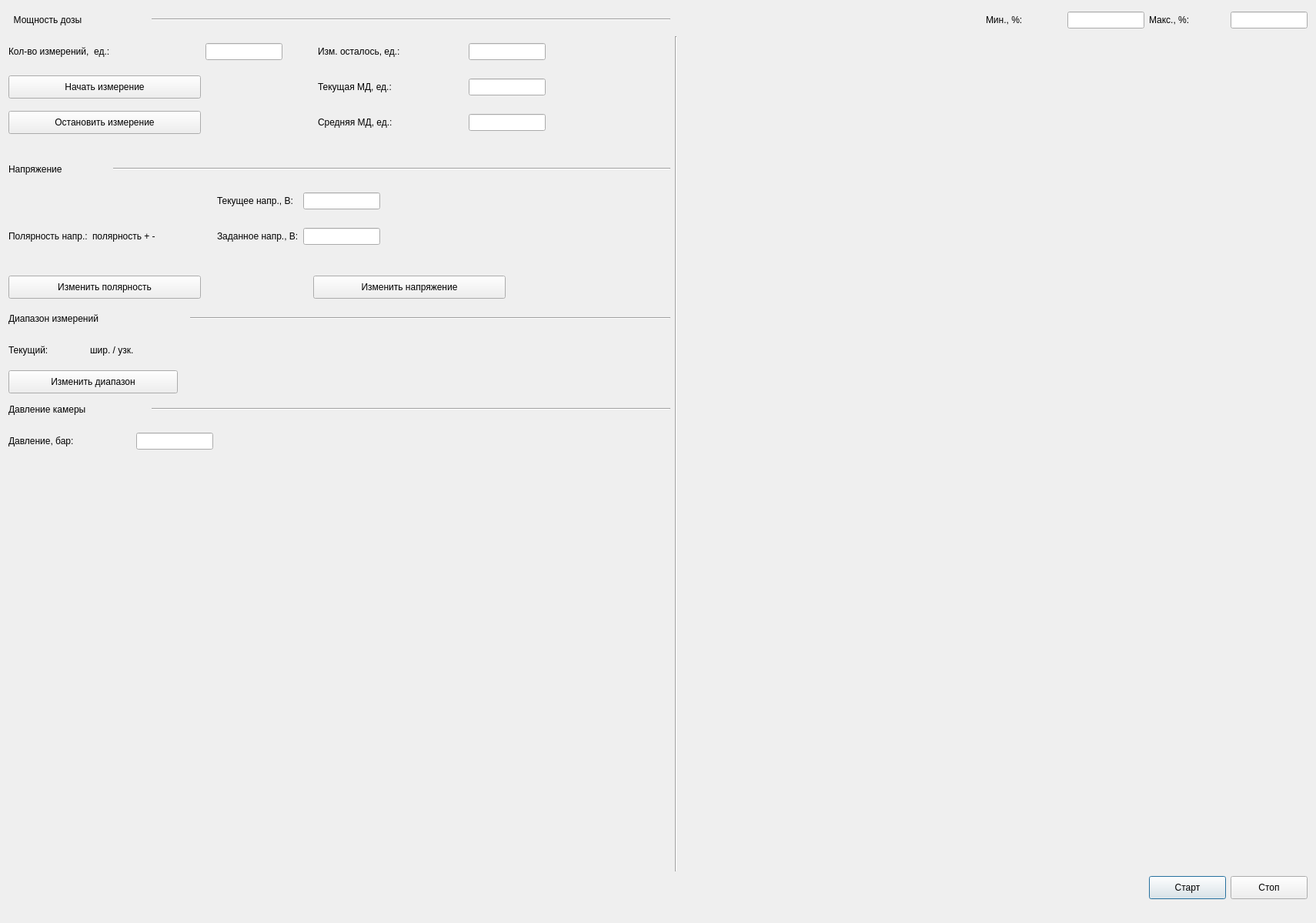
<?xml version="1.0" encoding="UTF-8"?>
<ui version="4.0">
 <class>ChamberWindow</class>
 <widget class="QDialog" name="ChamberWindow">
  <property name="geometry">
   <rect>
    <x>0</x>
    <y>0</y>
    <width>1710</width>
    <height>1199</height>
   </rect>
  </property>
  <property name="windowTitle">
   <string>Dialog</string>
  </property>
  <layout class="QGridLayout" name="gridLayout_2">
   <item row="1" column="2">
    <spacer name="horizontalSpacer_6">
     <property name="orientation">
      <enum>Qt::Horizontal</enum>
     </property>
     <property name="sizeType">
      <enum>QSizePolicy::Expanding</enum>
     </property>
     <property name="sizeHint" stdset="0">
      <size>
       <width>807</width>
       <height>20</height>
      </size>
     </property>
    </spacer>
   </item>
   <item row="0" column="2">
    <layout class="QVBoxLayout" name="verticalLayout_5">
     <item>
      <layout class="QHBoxLayout" name="horizontalLayout_11">
       <item>
        <spacer name="horizontalSpacer_10">
         <property name="orientation">
          <enum>Qt::Horizontal</enum>
         </property>
         <property name="sizeHint" stdset="0">
          <size>
           <width>40</width>
           <height>20</height>
          </size>
         </property>
        </spacer>
       </item>
       <item>
        <widget class="QLabel" name="label">
         <property name="sizePolicy">
          <sizepolicy hsizetype="Fixed" vsizetype="Minimum">
           <horstretch>0</horstretch>
           <verstretch>0</verstretch>
          </sizepolicy>
         </property>
         <property name="minimumSize">
          <size>
           <width>100</width>
           <height>30</height>
          </size>
         </property>
         <property name="maximumSize">
          <size>
           <width>100</width>
           <height>30</height>
          </size>
         </property>
         <property name="text">
          <string>Мин., %:</string>
         </property>
        </widget>
       </item>
       <item>
        <widget class="QLineEdit" name="lineEdit">
         <property name="sizePolicy">
          <sizepolicy hsizetype="Fixed" vsizetype="Fixed">
           <horstretch>0</horstretch>
           <verstretch>0</verstretch>
          </sizepolicy>
         </property>
         <property name="minimumSize">
          <size>
           <width>100</width>
           <height>0</height>
          </size>
         </property>
         <property name="maximumSize">
          <size>
           <width>100</width>
           <height>16777215</height>
          </size>
         </property>
        </widget>
       </item>
       <item>
        <widget class="QLabel" name="label_2">
         <property name="sizePolicy">
          <sizepolicy hsizetype="Fixed" vsizetype="Minimum">
           <horstretch>0</horstretch>
           <verstretch>0</verstretch>
          </sizepolicy>
         </property>
         <property name="minimumSize">
          <size>
           <width>100</width>
           <height>30</height>
          </size>
         </property>
         <property name="maximumSize">
          <size>
           <width>100</width>
           <height>30</height>
          </size>
         </property>
         <property name="text">
          <string>Макс., %:</string>
         </property>
        </widget>
       </item>
       <item>
        <widget class="QLineEdit" name="lineEdit_2">
         <property name="sizePolicy">
          <sizepolicy hsizetype="Fixed" vsizetype="Fixed">
           <horstretch>0</horstretch>
           <verstretch>0</verstretch>
          </sizepolicy>
         </property>
         <property name="minimumSize">
          <size>
           <width>100</width>
           <height>0</height>
          </size>
         </property>
         <property name="maximumSize">
          <size>
           <width>100</width>
           <height>16777215</height>
          </size>
         </property>
        </widget>
       </item>
      </layout>
     </item>
     <item>
      <layout class="QHBoxLayout" name="horizontalLayout_12">
       <item>
        <widget class="Line" name="line">
         <property name="orientation">
          <enum>Qt::Vertical</enum>
         </property>
        </widget>
       </item>
       <item>
        <spacer name="verticalSpacer_8">
         <property name="orientation">
          <enum>Qt::Vertical</enum>
         </property>
         <property name="sizeType">
          <enum>QSizePolicy::Minimum</enum>
         </property>
         <property name="sizeHint" stdset="0">
          <size>
           <width>20</width>
           <height>300</height>
          </size>
         </property>
        </spacer>
       </item>
       <item>
        <widget class="QWidget" name="widget" native="true">
         <property name="sizePolicy">
          <sizepolicy hsizetype="Expanding" vsizetype="Expanding">
           <horstretch>0</horstretch>
           <verstretch>0</verstretch>
          </sizepolicy>
         </property>
        </widget>
       </item>
      </layout>
     </item>
     <item>
      <layout class="QHBoxLayout" name="horizontalLayout_10">
       <item>
        <spacer name="horizontalSpacer_9">
         <property name="orientation">
          <enum>Qt::Horizontal</enum>
         </property>
         <property name="sizeType">
          <enum>QSizePolicy::Expanding</enum>
         </property>
         <property name="sizeHint" stdset="0">
          <size>
           <width>400</width>
           <height>20</height>
          </size>
         </property>
        </spacer>
       </item>
       <item>
        <widget class="QPushButton" name="pushButton_2">
         <property name="minimumSize">
          <size>
           <width>100</width>
           <height>30</height>
          </size>
         </property>
         <property name="maximumSize">
          <size>
           <width>100</width>
           <height>30</height>
          </size>
         </property>
         <property name="text">
          <string>Старт</string>
         </property>
        </widget>
       </item>
       <item>
        <widget class="QPushButton" name="pushButton">
         <property name="sizePolicy">
          <sizepolicy hsizetype="Minimum" vsizetype="Fixed">
           <horstretch>100</horstretch>
           <verstretch>0</verstretch>
          </sizepolicy>
         </property>
         <property name="minimumSize">
          <size>
           <width>0</width>
           <height>30</height>
          </size>
         </property>
         <property name="maximumSize">
          <size>
           <width>100</width>
           <height>30</height>
          </size>
         </property>
         <property name="text">
          <string>Стоп</string>
         </property>
        </widget>
       </item>
      </layout>
     </item>
    </layout>
   </item>
   <item row="1" column="0">
    <spacer name="horizontalSpacer_11">
     <property name="orientation">
      <enum>Qt::Horizontal</enum>
     </property>
     <property name="sizeType">
      <enum>QSizePolicy::Preferred</enum>
     </property>
     <property name="sizeHint" stdset="0">
      <size>
       <width>860</width>
       <height>20</height>
      </size>
     </property>
    </spacer>
   </item>
   <item row="0" column="0">
    <layout class="QVBoxLayout" name="verticalLayout_6">
     <item>
      <layout class="QVBoxLayout" name="verticalLayout">
       <item>
        <layout class="QHBoxLayout" name="horizontalLayout">
         <item>
          <widget class="QLabel" name="label_3">
           <property name="sizePolicy">
            <sizepolicy hsizetype="Preferred" vsizetype="Fixed">
             <horstretch>100</horstretch>
             <verstretch>0</verstretch>
            </sizepolicy>
           </property>
           <property name="minimumSize">
            <size>
             <width>180</width>
             <height>30</height>
            </size>
           </property>
           <property name="maximumSize">
            <size>
             <width>180</width>
             <height>30</height>
            </size>
           </property>
           <property name="text">
            <string>  Мощность дозы</string>
           </property>
          </widget>
         </item>
         <item>
          <widget class="Line" name="line_2">
           <property name="orientation">
            <enum>Qt::Horizontal</enum>
           </property>
          </widget>
         </item>
        </layout>
       </item>
       <item>
        <layout class="QGridLayout" name="gridLayout">
         <item row="0" column="4">
          <spacer name="horizontalSpacer_5">
           <property name="orientation">
            <enum>Qt::Vertical</enum>
           </property>
           <property name="sizeType">
            <enum>QSizePolicy::Fixed</enum>
           </property>
           <property name="sizeHint" stdset="0">
            <size>
             <width>20</width>
             <height>40</height>
            </size>
           </property>
          </spacer>
         </item>
         <item row="0" column="2">
          <widget class="QLineEdit" name="lineEdit_6">
           <property name="sizePolicy">
            <sizepolicy hsizetype="Fixed" vsizetype="Fixed">
             <horstretch>100</horstretch>
             <verstretch>0</verstretch>
            </sizepolicy>
           </property>
           <property name="minimumSize">
            <size>
             <width>100</width>
             <height>0</height>
            </size>
           </property>
           <property name="maximumSize">
            <size>
             <width>100</width>
             <height>16777215</height>
            </size>
           </property>
          </widget>
         </item>
         <item row="1" column="1">
          <widget class="QPushButton" name="pushButton_3">
           <property name="sizePolicy">
            <sizepolicy hsizetype="Minimum" vsizetype="Fixed">
             <horstretch>100</horstretch>
             <verstretch>0</verstretch>
            </sizepolicy>
           </property>
           <property name="minimumSize">
            <size>
             <width>250</width>
             <height>0</height>
            </size>
           </property>
           <property name="maximumSize">
            <size>
             <width>190</width>
             <height>30</height>
            </size>
           </property>
           <property name="text">
            <string>Начать измерение</string>
           </property>
          </widget>
         </item>
         <item row="2" column="5">
          <widget class="QLabel" name="label_7">
           <property name="sizePolicy">
            <sizepolicy hsizetype="Fixed" vsizetype="Minimum">
             <horstretch>100</horstretch>
             <verstretch>0</verstretch>
            </sizepolicy>
           </property>
           <property name="minimumSize">
            <size>
             <width>100</width>
             <height>0</height>
            </size>
           </property>
           <property name="text">
            <string>Средняя МД, ед.:</string>
           </property>
          </widget>
         </item>
         <item row="2" column="1">
          <widget class="QPushButton" name="pushButton_4">
           <property name="sizePolicy">
            <sizepolicy hsizetype="Minimum" vsizetype="Fixed">
             <horstretch>0</horstretch>
             <verstretch>0</verstretch>
            </sizepolicy>
           </property>
           <property name="minimumSize">
            <size>
             <width>250</width>
             <height>30</height>
            </size>
           </property>
           <property name="maximumSize">
            <size>
             <width>190</width>
             <height>30</height>
            </size>
           </property>
           <property name="text">
            <string>Остановить измерение</string>
           </property>
          </widget>
         </item>
         <item row="1" column="4">
          <spacer name="horizontalSpacer">
           <property name="orientation">
            <enum>Qt::Vertical</enum>
           </property>
           <property name="sizeType">
            <enum>QSizePolicy::Fixed</enum>
           </property>
           <property name="sizeHint" stdset="0">
            <size>
             <width>20</width>
             <height>40</height>
            </size>
           </property>
          </spacer>
         </item>
         <item row="2" column="4">
          <spacer name="horizontalSpacer_4">
           <property name="orientation">
            <enum>Qt::Vertical</enum>
           </property>
           <property name="sizeType">
            <enum>QSizePolicy::Fixed</enum>
           </property>
           <property name="sizeHint" stdset="0">
            <size>
             <width>20</width>
             <height>40</height>
            </size>
           </property>
          </spacer>
         </item>
         <item row="1" column="5">
          <widget class="QLabel" name="label_6">
           <property name="sizePolicy">
            <sizepolicy hsizetype="Fixed" vsizetype="Minimum">
             <horstretch>100</horstretch>
             <verstretch>0</verstretch>
            </sizepolicy>
           </property>
           <property name="minimumSize">
            <size>
             <width>100</width>
             <height>0</height>
            </size>
           </property>
           <property name="text">
            <string>Текущая МД, ед.:</string>
           </property>
          </widget>
         </item>
         <item row="0" column="5">
          <widget class="QLabel" name="label_8">
           <property name="sizePolicy">
            <sizepolicy hsizetype="Fixed" vsizetype="Minimum">
             <horstretch>100</horstretch>
             <verstretch>0</verstretch>
            </sizepolicy>
           </property>
           <property name="minimumSize">
            <size>
             <width>190</width>
             <height>0</height>
            </size>
           </property>
           <property name="maximumSize">
            <size>
             <width>130</width>
             <height>16777215</height>
            </size>
           </property>
           <property name="text">
            <string>Изм. осталось, ед.:</string>
           </property>
          </widget>
         </item>
         <item row="2" column="6">
          <widget class="QLineEdit" name="lineEdit_4">
           <property name="sizePolicy">
            <sizepolicy hsizetype="Fixed" vsizetype="Fixed">
             <horstretch>100</horstretch>
             <verstretch>0</verstretch>
            </sizepolicy>
           </property>
           <property name="minimumSize">
            <size>
             <width>100</width>
             <height>0</height>
            </size>
           </property>
           <property name="maximumSize">
            <size>
             <width>100</width>
             <height>16777215</height>
            </size>
           </property>
          </widget>
         </item>
         <item row="1" column="6">
          <widget class="QLineEdit" name="lineEdit_3">
           <property name="sizePolicy">
            <sizepolicy hsizetype="Fixed" vsizetype="Fixed">
             <horstretch>0</horstretch>
             <verstretch>0</verstretch>
            </sizepolicy>
           </property>
           <property name="maximumSize">
            <size>
             <width>100</width>
             <height>16777215</height>
            </size>
           </property>
           <property name="text">
            <string/>
           </property>
          </widget>
         </item>
         <item row="0" column="6">
          <widget class="QLineEdit" name="lineEdit_5">
           <property name="sizePolicy">
            <sizepolicy hsizetype="Fixed" vsizetype="Fixed">
             <horstretch>100</horstretch>
             <verstretch>0</verstretch>
            </sizepolicy>
           </property>
           <property name="minimumSize">
            <size>
             <width>100</width>
             <height>0</height>
            </size>
           </property>
           <property name="maximumSize">
            <size>
             <width>100</width>
             <height>16777215</height>
            </size>
           </property>
          </widget>
         </item>
         <item row="0" column="1">
          <widget class="QLabel" name="label_9">
           <property name="sizePolicy">
            <sizepolicy hsizetype="Preferred" vsizetype="Preferred">
             <horstretch>100</horstretch>
             <verstretch>0</verstretch>
            </sizepolicy>
           </property>
           <property name="minimumSize">
            <size>
             <width>250</width>
             <height>0</height>
            </size>
           </property>
           <property name="maximumSize">
            <size>
             <width>170</width>
             <height>16777215</height>
            </size>
           </property>
           <property name="text">
            <string>Кол-во измерений,  ед.: </string>
           </property>
          </widget>
         </item>
         <item row="2" column="7">
          <spacer name="horizontalSpacer_13">
           <property name="orientation">
            <enum>Qt::Horizontal</enum>
           </property>
           <property name="sizeType">
            <enum>QSizePolicy::Expanding</enum>
           </property>
           <property name="sizeHint" stdset="0">
            <size>
             <width>40</width>
             <height>20</height>
            </size>
           </property>
          </spacer>
         </item>
         <item row="3" column="4">
          <spacer name="horizontalSpacer_15">
           <property name="orientation">
            <enum>Qt::Horizontal</enum>
           </property>
           <property name="sizeType">
            <enum>QSizePolicy::Fixed</enum>
           </property>
           <property name="sizeHint" stdset="0">
            <size>
             <width>40</width>
             <height>20</height>
            </size>
           </property>
          </spacer>
         </item>
        </layout>
       </item>
      </layout>
     </item>
     <item>
      <layout class="QVBoxLayout" name="verticalLayout_3">
       <item>
        <layout class="QHBoxLayout" name="horizontalLayout_2">
         <item>
          <widget class="QLabel" name="label_4">
           <property name="sizePolicy">
            <sizepolicy hsizetype="Preferred" vsizetype="Minimum">
             <horstretch>0</horstretch>
             <verstretch>0</verstretch>
            </sizepolicy>
           </property>
           <property name="minimumSize">
            <size>
             <width>130</width>
             <height>30</height>
            </size>
           </property>
           <property name="maximumSize">
            <size>
             <width>100</width>
             <height>30</height>
            </size>
           </property>
           <property name="text">
            <string>Напряжение </string>
           </property>
          </widget>
         </item>
         <item>
          <widget class="Line" name="line_5">
           <property name="orientation">
            <enum>Qt::Horizontal</enum>
           </property>
          </widget>
         </item>
        </layout>
       </item>
       <item>
        <layout class="QGridLayout" name="gridLayout_3">
         <item row="1" column="5">
          <widget class="QLineEdit" name="lineEdit_8">
           <property name="sizePolicy">
            <sizepolicy hsizetype="Preferred" vsizetype="Fixed">
             <horstretch>0</horstretch>
             <verstretch>0</verstretch>
            </sizepolicy>
           </property>
           <property name="minimumSize">
            <size>
             <width>100</width>
             <height>0</height>
            </size>
           </property>
           <property name="maximumSize">
            <size>
             <width>100</width>
             <height>16777215</height>
            </size>
           </property>
          </widget>
         </item>
         <item row="0" column="2">
          <spacer name="verticalSpacer_2">
           <property name="orientation">
            <enum>Qt::Vertical</enum>
           </property>
           <property name="sizeType">
            <enum>QSizePolicy::Fixed</enum>
           </property>
           <property name="sizeHint" stdset="0">
            <size>
             <width>20</width>
             <height>40</height>
            </size>
           </property>
          </spacer>
         </item>
         <item row="0" column="5">
          <widget class="QLineEdit" name="lineEdit_7">
           <property name="sizePolicy">
            <sizepolicy hsizetype="Preferred" vsizetype="Fixed">
             <horstretch>0</horstretch>
             <verstretch>0</verstretch>
            </sizepolicy>
           </property>
           <property name="minimumSize">
            <size>
             <width>100</width>
             <height>0</height>
            </size>
           </property>
           <property name="maximumSize">
            <size>
             <width>100</width>
             <height>16777215</height>
            </size>
           </property>
          </widget>
         </item>
         <item row="0" column="4">
          <widget class="QLabel" name="label_10">
           <property name="text">
            <string>Текущее напр., В:</string>
           </property>
          </widget>
         </item>
         <item row="1" column="2">
          <spacer name="verticalSpacer">
           <property name="orientation">
            <enum>Qt::Vertical</enum>
           </property>
           <property name="sizeType">
            <enum>QSizePolicy::Fixed</enum>
           </property>
           <property name="sizeHint" stdset="0">
            <size>
             <width>20</width>
             <height>40</height>
            </size>
           </property>
          </spacer>
         </item>
         <item row="1" column="6">
          <spacer name="horizontalSpacer_12">
           <property name="orientation">
            <enum>Qt::Horizontal</enum>
           </property>
           <property name="sizeType">
            <enum>QSizePolicy::Expanding</enum>
           </property>
           <property name="sizeHint" stdset="0">
            <size>
             <width>40</width>
             <height>20</height>
            </size>
           </property>
          </spacer>
         </item>
         <item row="1" column="0">
          <widget class="QLabel" name="label_13">
           <property name="text">
            <string>Полярность напр.:</string>
           </property>
          </widget>
         </item>
         <item row="1" column="4">
          <widget class="QLabel" name="label_11">
           <property name="text">
            <string>Заданное напр., В:</string>
           </property>
          </widget>
         </item>
         <item row="1" column="1">
          <widget class="QLabel" name="label_voltPolarity">
           <property name="text">
            <string>полярность + - </string>
           </property>
          </widget>
         </item>
         <item row="2" column="2">
          <spacer name="horizontalSpacer_16">
           <property name="orientation">
            <enum>Qt::Horizontal</enum>
           </property>
           <property name="sizeType">
            <enum>QSizePolicy::Fixed</enum>
           </property>
           <property name="sizeHint" stdset="0">
            <size>
             <width>70</width>
             <height>20</height>
            </size>
           </property>
          </spacer>
         </item>
        </layout>
       </item>
       <item>
        <layout class="QHBoxLayout" name="horizontalLayout_3">
         <item>
          <widget class="QPushButton" name="pushButton_6">
           <property name="minimumSize">
            <size>
             <width>250</width>
             <height>30</height>
            </size>
           </property>
           <property name="maximumSize">
            <size>
             <width>163</width>
             <height>30</height>
            </size>
           </property>
           <property name="text">
            <string>Изменить полярность</string>
           </property>
          </widget>
         </item>
         <item>
          <spacer name="verticalSpacer_3">
           <property name="orientation">
            <enum>Qt::Vertical</enum>
           </property>
           <property name="sizeType">
            <enum>QSizePolicy::Fixed</enum>
           </property>
           <property name="sizeHint" stdset="0">
            <size>
             <width>20</width>
             <height>40</height>
            </size>
           </property>
          </spacer>
         </item>
         <item>
          <spacer name="horizontalSpacer_7">
           <property name="orientation">
            <enum>Qt::Horizontal</enum>
           </property>
           <property name="sizeType">
            <enum>QSizePolicy::Fixed</enum>
           </property>
           <property name="sizeHint" stdset="0">
            <size>
             <width>120</width>
             <height>20</height>
            </size>
           </property>
          </spacer>
         </item>
         <item>
          <widget class="QPushButton" name="pushButton_5">
           <property name="minimumSize">
            <size>
             <width>250</width>
             <height>30</height>
            </size>
           </property>
           <property name="maximumSize">
            <size>
             <width>168</width>
             <height>30</height>
            </size>
           </property>
           <property name="text">
            <string>Изменить напряжение</string>
           </property>
          </widget>
         </item>
         <item>
          <spacer name="horizontalSpacer_14">
           <property name="orientation">
            <enum>Qt::Horizontal</enum>
           </property>
           <property name="sizeHint" stdset="0">
            <size>
             <width>40</width>
             <height>20</height>
            </size>
           </property>
          </spacer>
         </item>
        </layout>
       </item>
      </layout>
     </item>
     <item>
      <layout class="QHBoxLayout" name="horizontalLayout_9">
       <item>
        <layout class="QVBoxLayout" name="verticalLayout_2">
         <item>
          <layout class="QHBoxLayout" name="horizontalLayout_6">
           <item>
            <widget class="QLabel" name="label_14">
             <property name="sizePolicy">
              <sizepolicy hsizetype="Preferred" vsizetype="Minimum">
               <horstretch>0</horstretch>
               <verstretch>0</verstretch>
              </sizepolicy>
             </property>
             <property name="minimumSize">
              <size>
               <width>230</width>
               <height>30</height>
              </size>
             </property>
             <property name="maximumSize">
              <size>
               <width>230</width>
               <height>30</height>
              </size>
             </property>
             <property name="text">
              <string>Диапазон измерений</string>
             </property>
            </widget>
           </item>
           <item>
            <widget class="Line" name="line_4">
             <property name="orientation">
              <enum>Qt::Horizontal</enum>
             </property>
            </widget>
           </item>
          </layout>
         </item>
         <item>
          <layout class="QHBoxLayout" name="horizontalLayout_7">
           <item>
            <widget class="QLabel" name="label_15">
             <property name="sizePolicy">
              <sizepolicy hsizetype="Preferred" vsizetype="Minimum">
               <horstretch>70</horstretch>
               <verstretch>0</verstretch>
              </sizepolicy>
             </property>
             <property name="minimumSize">
              <size>
               <width>100</width>
               <height>0</height>
              </size>
             </property>
             <property name="maximumSize">
              <size>
               <width>100</width>
               <height>16777215</height>
              </size>
             </property>
             <property name="text">
              <string>Текущий: </string>
             </property>
            </widget>
           </item>
           <item>
            <widget class="QLabel" name="label_16">
             <property name="sizePolicy">
              <sizepolicy hsizetype="Preferred" vsizetype="Minimum">
               <horstretch>200</horstretch>
               <verstretch>0</verstretch>
              </sizepolicy>
             </property>
             <property name="minimumSize">
              <size>
               <width>100</width>
               <height>0</height>
              </size>
             </property>
             <property name="maximumSize">
              <size>
               <width>130</width>
               <height>16777215</height>
              </size>
             </property>
             <property name="text">
              <string>шир. / узк.</string>
             </property>
            </widget>
           </item>
           <item>
            <spacer name="verticalSpacer_5">
             <property name="orientation">
              <enum>Qt::Vertical</enum>
             </property>
             <property name="sizeType">
              <enum>QSizePolicy::Fixed</enum>
             </property>
             <property name="sizeHint" stdset="0">
              <size>
               <width>20</width>
               <height>40</height>
              </size>
             </property>
            </spacer>
           </item>
           <item>
            <spacer name="horizontalSpacer_3">
             <property name="orientation">
              <enum>Qt::Horizontal</enum>
             </property>
             <property name="sizeType">
              <enum>QSizePolicy::Expanding</enum>
             </property>
             <property name="sizeHint" stdset="0">
              <size>
               <width>40</width>
               <height>20</height>
              </size>
             </property>
            </spacer>
           </item>
          </layout>
         </item>
         <item>
          <layout class="QHBoxLayout" name="horizontalLayout_8">
           <item>
            <widget class="QPushButton" name="pushButton_7">
             <property name="minimumSize">
              <size>
               <width>220</width>
               <height>30</height>
              </size>
             </property>
             <property name="maximumSize">
              <size>
               <width>220</width>
               <height>30</height>
              </size>
             </property>
             <property name="text">
              <string>Изменить диапазон</string>
             </property>
            </widget>
           </item>
           <item>
            <spacer name="horizontalSpacer_8">
             <property name="orientation">
              <enum>Qt::Horizontal</enum>
             </property>
             <property name="sizeType">
              <enum>QSizePolicy::Expanding</enum>
             </property>
             <property name="sizeHint" stdset="0">
              <size>
               <width>40</width>
               <height>20</height>
              </size>
             </property>
            </spacer>
           </item>
          </layout>
         </item>
         <item>
          <layout class="QVBoxLayout" name="verticalLayout_4">
           <item>
            <layout class="QHBoxLayout" name="horizontalLayout_4">
             <item>
              <widget class="QLabel" name="label_5">
               <property name="sizePolicy">
                <sizepolicy hsizetype="Preferred" vsizetype="Minimum">
                 <horstretch>0</horstretch>
                 <verstretch>0</verstretch>
                </sizepolicy>
               </property>
               <property name="minimumSize">
                <size>
                 <width>180</width>
                 <height>30</height>
                </size>
               </property>
               <property name="maximumSize">
                <size>
                 <width>0</width>
                 <height>30</height>
                </size>
               </property>
               <property name="text">
                <string>Давление камеры</string>
               </property>
              </widget>
             </item>
             <item>
              <widget class="Line" name="line_3">
               <property name="orientation">
                <enum>Qt::Horizontal</enum>
               </property>
              </widget>
             </item>
            </layout>
           </item>
           <item>
            <layout class="QHBoxLayout" name="horizontalLayout_5">
             <item>
              <widget class="QLabel" name="label_12">
               <property name="sizePolicy">
                <sizepolicy hsizetype="Preferred" vsizetype="Preferred">
                 <horstretch>0</horstretch>
                 <verstretch>0</verstretch>
                </sizepolicy>
               </property>
               <property name="minimumSize">
                <size>
                 <width>160</width>
                 <height>0</height>
                </size>
               </property>
               <property name="maximumSize">
                <size>
                 <width>100</width>
                 <height>16777215</height>
                </size>
               </property>
               <property name="text">
                <string>Давление, бар:</string>
               </property>
              </widget>
             </item>
             <item>
              <widget class="QLineEdit" name="lineEdit_9">
               <property name="sizePolicy">
                <sizepolicy hsizetype="Preferred" vsizetype="Fixed">
                 <horstretch>0</horstretch>
                 <verstretch>0</verstretch>
                </sizepolicy>
               </property>
               <property name="minimumSize">
                <size>
                 <width>100</width>
                 <height>0</height>
                </size>
               </property>
               <property name="maximumSize">
                <size>
                 <width>0</width>
                 <height>16777215</height>
                </size>
               </property>
              </widget>
             </item>
             <item>
              <spacer name="verticalSpacer_4">
               <property name="orientation">
                <enum>Qt::Vertical</enum>
               </property>
               <property name="sizeType">
                <enum>QSizePolicy::Fixed</enum>
               </property>
               <property name="sizeHint" stdset="0">
                <size>
                 <width>20</width>
                 <height>40</height>
                </size>
               </property>
              </spacer>
             </item>
             <item>
              <spacer name="horizontalSpacer_2">
               <property name="orientation">
                <enum>Qt::Horizontal</enum>
               </property>
               <property name="sizeType">
                <enum>QSizePolicy::Expanding</enum>
               </property>
               <property name="sizeHint" stdset="0">
                <size>
                 <width>40</width>
                 <height>20</height>
                </size>
               </property>
              </spacer>
             </item>
            </layout>
           </item>
          </layout>
         </item>
         <item>
          <spacer name="verticalSpacer_6">
           <property name="orientation">
            <enum>Qt::Vertical</enum>
           </property>
           <property name="sizeHint" stdset="0">
            <size>
             <width>20</width>
             <height>40</height>
            </size>
           </property>
          </spacer>
         </item>
        </layout>
       </item>
      </layout>
     </item>
    </layout>
   </item>
  </layout>
 </widget>
 <resources/>
 <connections/>
</ui>
